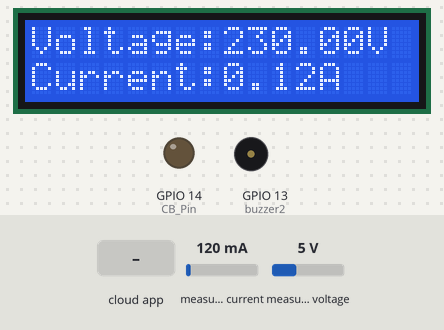
Simulated run of this sketch. Board: ESP32. On the bench: 16×2 character LCD, output pins drawn as LEDs (lit = HIGH), buzzer (waves = sounding, pin HIGH). Inputs (shaded band) come from the test bench; at power-on: measured current 120 mA, measured voltage 5 V. WiFi joins after 1.5 s; servers stay silent unless stated; the Firebase database answers and starts empty; what the sketch prints to the serial monitor is not drawn.

Above: at 4.7 s.
4.8 s: the phone or cloud app sets Circuit_breaker to 1
At 7.2 s:
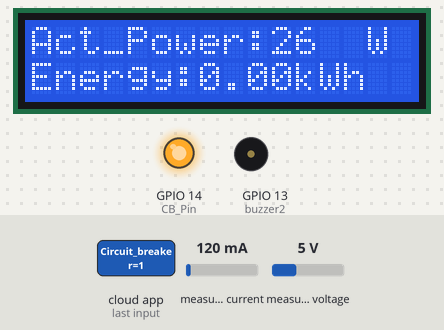
10.7 s: measured current set to 40 mA
At 13.5 s:
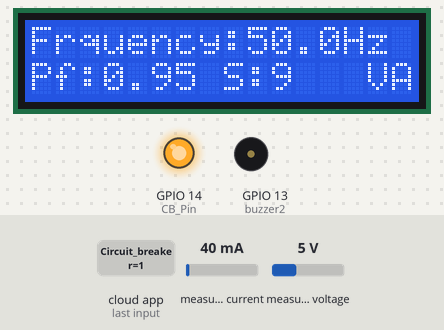
14.1 s: measured voltage set to 0.3 V
At 16.1 s:
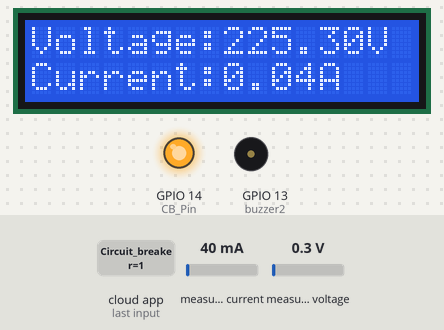
17.9 s: the phone or cloud app sets Circuit_breaker to 0
At 22.5 s:
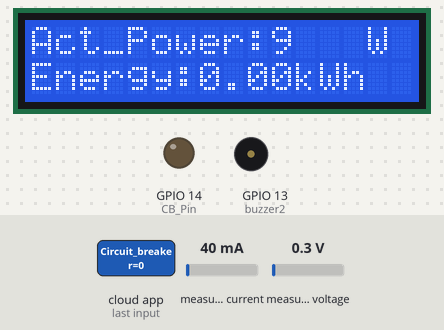
23.8 s: measured current set to 500 mA
At 28.7 s:
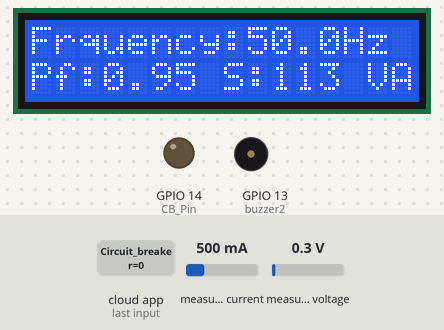
29.3 s: measured voltage set to 3.8 V
At 30.7 s:
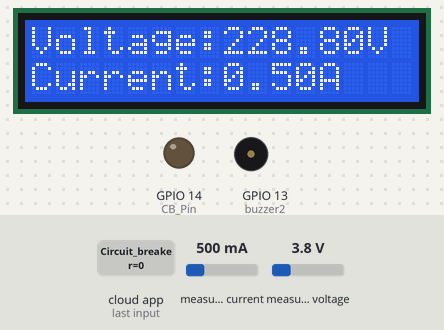
Timing chart, 0 to 32.3 s (numbered marks = the images above; inputs shaded):
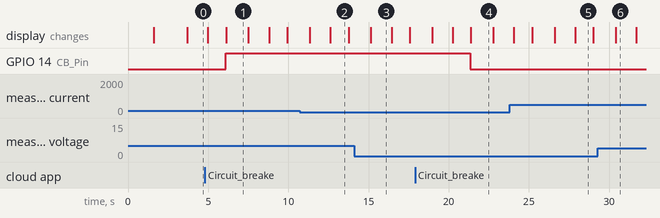

Measured:
- after the input at 4.8 s, GPIO 14 (CB_Pin): LOW → HIGH after 1.3 s
- after the input at 17.9 s, GPIO 14 (CB_Pin): HIGH → LOW after 3.5 s
- what the display in image 1 shows lasts 1.4 s, from 6.1 s to 7.5 s
- what the display in image 2 shows lasts 1.1 s, from 12.6 s to 13.7 s
- what the display in image 3 shows lasts 1.3 s, from 15.1 s to 16.4 s

The sketch:

sketch_mar28b_lcd_test.ino
```cpp
#include <LiquidCrystal.h>
#include <WiFi.h>
#include <PZEM004Tv30.h>
#include <HardwareSerial.h>
PZEM004Tv30 pzem(Serial2,2,4);  //RX/TX
#include <LiquidCrystal_I2C.h>
LiquidCrystal_I2C lcd(0x27, 16, 2);
float voltage, current, pf, energy, frequency, Act_Power, Rec_Power,Apa_Power;
const int CB_Pin = 14;
bool CB_status = false;
char* Alart_message_ = "MPK";
int Alart_ = 0;
const int buzzer2 = 13;
#include <Arduino.h>
#if defined(ESP32)
#elif defined(ESP8266)
#include <ESP8266WiFi.h>
#endif
#include <Firebase_ESP_Client.h>
//Provide the token generation process info.
#include "addons/TokenHelper.h"
//Provide the RTDB payload printing info and other helper functions.
#include "addons/RTDBHelper.h"

// Insert your network credentials
#define WIFI_SSID "Jio fiber Bhoom house"
#define WIFI_PASSWORD "bhoom2001"

// Insert Firebase project API Key
#define API_KEY "AIzaSyAGunbEfXQpugL8eXjRc5hp3PTXrn5h9iA"

// Insert RTDB URLefine the RTDB URL */
#define DATABASE_URL "https://temp-3bd23-default-rtdb.firebaseio.com/"

//Define Firebase Data object
FirebaseData fbdo;
FirebaseAuth auth;
FirebaseConfig config;
bool signupOK = false;

void setup() {
  Serial.begin(9600);
  pinMode(CB_Pin, OUTPUT);
  pinMode(buzzer2, OUTPUT);// this pin d13 will be used to buzzer when fault occurs
  WiFi.begin(WIFI_SSID, WIFI_PASSWORD);
  Serial.print("Connecting to Wi-Fi");
  while (WiFi.status() != WL_CONNECTED){
    Serial.print(".");
    delay(100);
  }
  Serial.println();
  Serial.print("Connected with IP: ");
  Serial.println(WiFi.localIP());
  Serial.println();
  /* Assign the api key (required) */
  config.api_key = API_KEY;
  /* Assign the RTDB URL (required) */
  config.database_url = DATABASE_URL;
  /* Sign up */
  if (Firebase.signUp(&config, &auth, "", "")){
    Serial.println("ok");
    signupOK = true;
  }
  else{
    //Serial.print("%s\n", config.signer.signupError.message.c_str(str));
  }
  /* Assign the callback function for the long running token generation task */
  config.token_status_callback = tokenStatusCallback; //see addons/TokenHelper.h
  Firebase.begin(&config, &auth);
  Firebase.reconnectWiFi(true);
  // put your setup code here, to run once:
//////-====lcd display
  lcd.begin();
  lcd.backlight();
  lcd.print("Transformer_IoT");
  lcd.setCursor(0,1);
  lcd.print("Elec_Parameters");
  delay(2000);
/////-======
}

void loop() {
  // put your main code here, to run repeatedly:
  frequency = pzem.frequency();
  pf = pzem.pf();
  voltage = pzem.voltage();
  current = pzem.current();
  float a = acos(pf);
  Rec_Power = (voltage*current*sin(a));
  Act_Power = pzem.power();
  energy = pzem.energy();
  Apa_Power = (voltage*current);
  int Act = round(Act_Power);
  int Apa = round(Apa_Power);
  //////-=====lcd display
  lcd.clear();// clear previous values from screen
  lcd.setCursor(0,0);
  lcd.print("Voltage:");
  lcd.setCursor(8,0);
  lcd.print(voltage);
  lcd.setCursor(14,0);
  lcd.print("V");
  lcd.setCursor(0,1);
  lcd.print("Current:");
  lcd.setCursor(8,1);
  lcd.print(current);
  lcd.setCursor(12,1);
  lcd.print("A");
  delay(500);
  /*
  lcd.clear();// clear previous values from screen
  lcd.setCursor(0,0);
  lcd.print("Frquency:");
  lcd.setCursor(9,0);
  lcd.print(frequency);
  lcd.setCursor(13,0);
  lcd.print("Hz");
  lcd.setCursor(0,1);
  lcd.print("Pf:");
  lcd.setCursor(3,1);
  lcd.print(pf);
  lcd.setCursor(8,1);
  lcd.print("S:");
  lcd.setCursor(10,1);
  lcd.print(Apa);
  lcd.setCursor(14,1);
  lcd.print("VA");
  delay(2000);
  lcd.clear();
  lcd.setCursor(0,0);
  lcd.print("Act_Power:");
  lcd.setCursor(10,0);
  lcd.print(Act);
  lcd.setCursor(14,0);
  lcd.print("W");
  lcd.setCursor(0,1);
  lcd.print("Energy:");
  lcd.setCursor(7,1);
  lcd.print(energy);
  lcd.setCursor(11,1);
  lcd.print("kWh");
  */////-======
    if (Firebase.RTDB.setFloat(&fbdo, "Main/Electrical/VOLTAGE", voltage)){
      Serial.println("PASSED");
      Serial.print("VOLTAGE: ");
      Serial.println(voltage);
    }
    else {
      Serial.println("FAILED");
      Serial.println("REASON: " + fbdo.errorReason());
    }
    if (Firebase.RTDB.setFloat(&fbdo, "Main/Electrical/CURRENT",current)){
       Serial.println("PASSED");
       Serial.print("CURRENT: ");
       Serial.println(current);
    }
    else {
      Serial.println("FAILED");
      Serial.println("REASON: " + fbdo.errorReason());
    }
    if (Firebase.RTDB.setFloat(&fbdo, "Main/Electrical/FREQUENCY", frequency)){
       Serial.println("PASSED");
       Serial.print("FREQUENCY: ");
       Serial.println(frequency,1);
    }
    else {
      Serial.println("FAILED");
      Serial.println("REASON: " + fbdo.errorReason());
    }
    if (Firebase.RTDB.setFloat(&fbdo, "Main/Electrical/POWER_FACTOR", pf)){
       Serial.println("PASSED");
       Serial.print("POWER_FACTOR: ");
       Serial.println(pf);
    }
    else {
      Serial.println("FAILED");
      Serial.println("REASON: " + fbdo.errorReason());
    }
    if (Firebase.RTDB.setFloat(&fbdo, "Main/Electrical/ACTIVE_POWER",Act_Power)){
       Serial.println("PASSED");
       Serial.print("ACTIVE_POWER: ");
       Serial.println(Act_Power);
       lcd.clear();// clear previous values from screen
       lcd.setCursor(0,0);
       lcd.print("Frquency:");
       lcd.setCursor(9,0);
       lcd.print(frequency);
       lcd.setCursor(13,0);
       lcd.print("Hz");
       lcd.setCursor(0,1);
       lcd.print("Pf:");
       lcd.setCursor(3,1);
       lcd.print(pf);
       lcd.setCursor(8,1);
       lcd.print("S:");
       lcd.setCursor(10,1);
       lcd.print(Apa);
       lcd.setCursor(14,1);
       lcd.print("VA");
       delay(500);
    }
    else {
      Serial.println("FAILED");
      Serial.println("REASON: " + fbdo.errorReason());
    }
    if (Firebase.RTDB.setFloat(&fbdo, "Main/Electrical/ENERGY", energy)){
       Serial.println("PASSED");
       Serial.print("ENERGY: ");
       Serial.println(energy,3);
    }
    else {
      Serial.println("FAILED");
      Serial.println("REASON: " + fbdo.errorReason());
    }
    if (Firebase.RTDB.setFloat(&fbdo, "Main/Electrical/APPARANT_POWER", Apa_Power)){
       Serial.println("PASSED");
       Serial.print("APPARANT_POWER: ");
       Serial.println(Apa_Power);

    }
    else {
      Serial.println("FAILED");
      Serial.println("REASON: " + fbdo.errorReason());
    }
    if (Firebase.RTDB.setFloat(&fbdo, "Main/Electrical/REACTIVE_POWER", Rec_Power)){
       Serial.println("PASSED");
       Serial.print("REACTIVE_POWER: ");
       Serial.println(Rec_Power);
    }
    else {
      Serial.println("FAILED");
      Serial.println("REASON: " + fbdo.errorReason());
    }
      //READING DATA FROM FIREBASE TO OPERATE CB
    if(Firebase.RTDB.getBool(&fbdo, "Main/Bhool/Circuit_breaker"))
    {
      if(fbdo.dataType() == "boolean")
      {
        CB_status = fbdo.boolData();
        Serial.println("Sucessful READ from" + fbdo.dataPath() + ":" + CB_status + " (" + fbdo.dataType() + ")");
        digitalWrite(CB_Pin, CB_status);
      }
    }
    else{
      Serial.println("FAILED:" + fbdo.errorReason());
      }
    /////////////
    if (voltage>=240||voltage<=210||current>=4.347||frequency<=49.70||frequency>=50.3||pf<=0.5){
    Alart_=1;
    digitalWrite(buzzer2, HIGH);
    if(voltage>=240){
      Alart_message_ = "--Over voltage -- voltage is greater then 240V";
    }
    else if(voltage<=210){
      Alart_message_ = "--Under voltage -- voltage is lesser then 210V";
    }
    else if(current>=4.347){
      Alart_message_ = "--Over load-- current is higher then 4.34A";
    }
    else if(frequency<=49.70){
      Alart_message_ = "--Under frequency-- frequency is lower then 49.5Hz";
    }
    else if(frequency>=50.3){
      Alart_message_ = "--Over frequency-- frequency is higher then 50.5";
    }
    else if(pf<=0.5){
      Alart_message_ = " --Low pf--pf is lesser then 0.5";
    }
    else{
      Alart_ = 0;
      digitalWrite(buzzer2, LOW);
      Alart_message_ = "NORMAL";
    }
  }
  else{
    Alart_ = 0;
    digitalWrite(buzzer2, LOW);
    Alart_message_ = "NORMAL";
  }
  ///////////////
  lcd.clear();
  lcd.setCursor(0,0);
  lcd.print("Act_Power:");
  lcd.setCursor(10,0);
  lcd.print(Act);
  lcd.setCursor(14,0);
  lcd.print("W");
  lcd.setCursor(0,1);
  lcd.print("Energy:");
  lcd.setCursor(7,1);
  lcd.print(energy);
  lcd.setCursor(11,1);
  lcd.print("kWh");
  delay(1000);
  if(Firebase.RTDB.setBool(&fbdo, "Main/Bhool/Ele_Fault/Alarm",Alart_)){
          //Serial.println("PASSED");
          Serial.print("Alart: ");
          Serial.println(Alart_);
    }
    else{
      Serial.println("FAILED");
      Serial.println("REASON: " + fbdo.errorReason());
      }
    if(Firebase.RTDB.setString(&fbdo, "Main/Bhool/Ele_Fault/Alarm_reason",Alart_message_)){
          //Serial.println("PASSED");
          Serial.print("Falt Reason: ");
          Serial.println(Alart_message_);
    }
    else{
      Serial.println("FAILED");
      Serial.println("REASON: " + fbdo.errorReason());
      }
   Serial.println("______________________________");
  }
```
